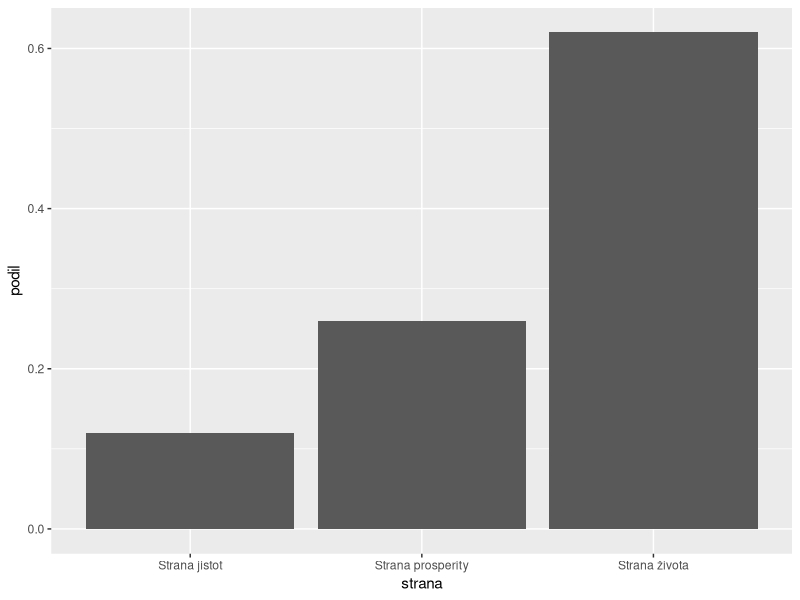

This figure's R source:
## ---- chunk 1
library(dplyr)
library(tibble)
library(ggplot2)

set.seed(1)
strany <- c("Strana jistot", "Strana prosperity", "Strana života")
stranyprops <- c(.12,.26,.62)
sum(stranyprops) == 1
popsize <- 10e6
poppref <- c(rep(strany[1],stranyprops[1]*popsize),
             rep(strany[2],stranyprops[2]*popsize),
             rep(strany[3],stranyprops[3]*popsize))
souhrn <- data_frame(strana=poppref) %>% mutate(id=row_number()) %>% group_by(strana) %>% summarise(pocet=n()) %>% mutate(podil=pocet/sum(pocet))

souhrn %>% ggplot(aes(strana,podil)) + geom_bar(stat="identity")
